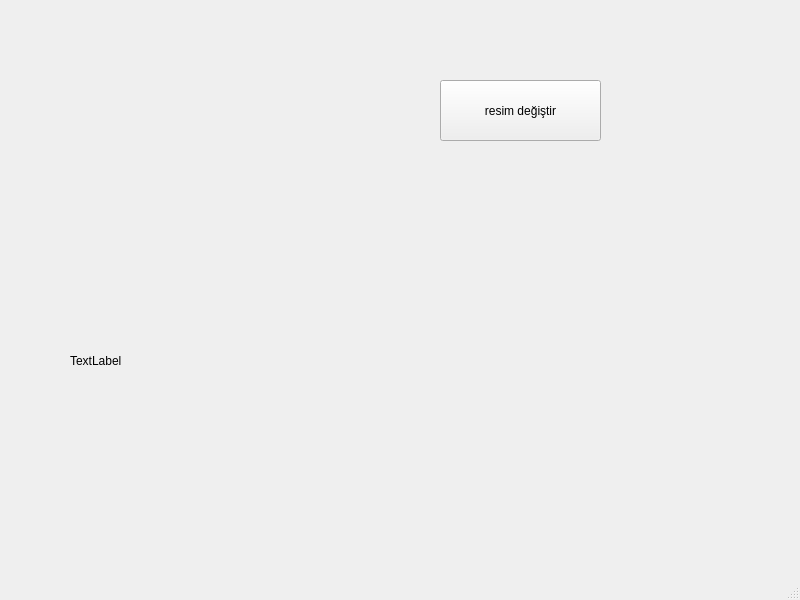
<?xml version="1.0" encoding="UTF-8"?>
<ui version="4.0">
 <class>MainWindow</class>
 <widget class="QMainWindow" name="MainWindow">
  <property name="geometry">
   <rect>
    <x>0</x>
    <y>0</y>
    <width>800</width>
    <height>600</height>
   </rect>
  </property>
  <property name="windowTitle">
   <string>MainWindow</string>
  </property>
  <widget class="QWidget" name="centralwidget">
   <widget class="QLabel" name="label">
    <property name="geometry">
     <rect>
      <x>80</x>
      <y>80</y>
      <width>181</width>
      <height>161</height>
     </rect>
    </property>
    <property name="text">
     <string/>
    </property>
    <property name="pixmap">
     <pixmap resource="resimler.qrc">:/res/resimler/1.jpg</pixmap>
    </property>
    <property name="scaledContents">
     <bool>true</bool>
    </property>
   </widget>
   <widget class="QPushButton" name="pushButton">
    <property name="geometry">
     <rect>
      <x>440</x>
      <y>80</y>
      <width>161</width>
      <height>61</height>
     </rect>
    </property>
    <property name="text">
     <string>resim değiştir</string>
    </property>
   </widget>
   <widget class="QLabel" name="label_2">
    <property name="geometry">
     <rect>
      <x>70</x>
      <y>320</y>
      <width>191</width>
      <height>81</height>
     </rect>
    </property>
    <property name="text">
     <string>TextLabel</string>
    </property>
   </widget>
  </widget>
  <widget class="QMenuBar" name="menubar">
   <property name="geometry">
    <rect>
     <x>0</x>
     <y>0</y>
     <width>800</width>
     <height>25</height>
    </rect>
   </property>
  </widget>
  <widget class="QStatusBar" name="statusbar"/>
 </widget>
 <resources>
  <include location="resimler.qrc"/>
 </resources>
 <connections/>
</ui>
